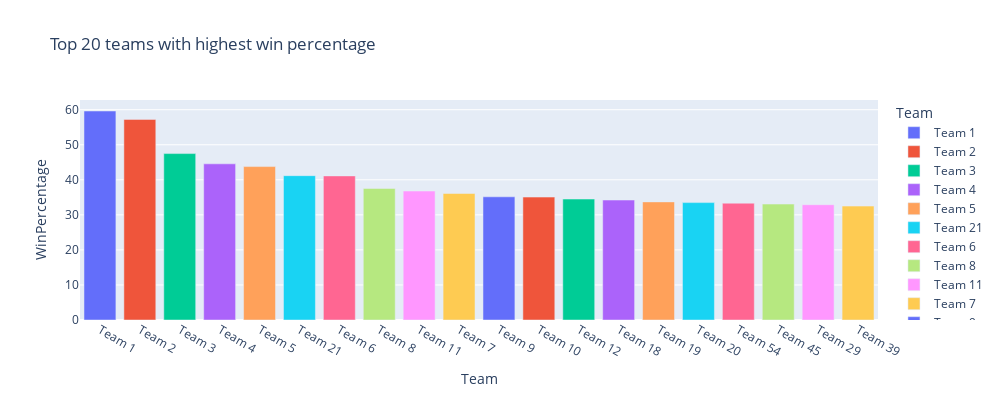

The notebook cell this image was saved under:
### Code cell
px.bar(x='Team',y = 'WinPercentage',data_frame = top20WP,color='Team',
       title='Top 20 teams with highest win percentage',height=400,width=1000)

### Figure 1 — Plotly figure (JSON) as saved in the notebook; plotly's stock layout.template omitted (floating-point values rounded to 4 significant figures)
{"data": [{"alignmentgroup": "True", "hovertemplate": "Team=%{x}<br>WinPercentage=%{y}<extra></extra>", "legendgroup": "Team 1", "marker": {"color": "#636efa"}, "name": "Team 1", "offsetgroup": "Team 1", "orientation": "v", "showlegend": true, "textposition": "auto", "type": "bar", "x": ["Team 1"], "xaxis": "x", "y": [59.63], "yaxis": "y"}, {"alignmentgroup": "True", "hovertemplate": "Team=%{x}<br>WinPercentage=%{y}<extra></extra>", "legendgroup": "Team 2", "marker": {"color": "#EF553B"}, "name": "Team 2", "offsetgroup": "Team 2", "orientation": "v", "showlegend": true, "textposition": "auto", "type": "bar", "x": ["Team 2"], "xaxis": "x", "y": [57.24], "yaxis": "y"}, {"alignmentgroup": "True", "hovertemplate": "Team=%{x}<br>WinPercentage=%{y}<extra></extra>", "legendgroup": "Team 3", "marker": {"color": "#00cc96"}, "name": "Team 3", "offsetgroup": "Team 3", "orientation": "v", "showlegend": true, "textposition": "auto", "type": "bar", "x": ["Team 3"], "xaxis": "x", "y": [47.48], "yaxis": "y"}, {"alignmentgroup": "True", "hovertemplate": "Team=%{x}<br>WinPercentage=%{y}<extra></extra>", "legendgroup": "Team 4", "marker": {"color": "#ab63fa"}, "name": "Team 4", "offsetgroup": "Team 4", "orientation": "v", "showlegend": true, "textposition": "auto", "type": "bar", "x": ["Team 4"], "xaxis": "x", "y": [44.56], "yaxis": "y"}, {"alignmentgroup": "True", "hovertemplate": "Team=%{x}<br>WinPercentage=%{y}<extra></extra>", "legendgroup": "Team 5", "marker": {"color": "#FFA15A"}, "name": "Team 5", "offsetgroup": "Team 5", "orientation": "v", "showlegend": true, "textposition": "auto", "type": "bar", "x": ["Team 5"], "xaxis": "x", "y": [43.77], "yaxis": "y"}, {"alignmentgroup": "True", "hovertemplate": "Team=%{x}<br>WinPercentage=%{y}<extra></extra>", "legendgroup": "Team 21", "marker": {"color": "#19d3f3"}, "name": "Team 21", "offsetgroup": "Team 21", "orientation": "v", "showlegend": true, "textposition": "auto", "type": "bar", "x": ["Team 21"], "xaxis": "x", "y": [41.18], "yaxis": "y"}, {"alignmentgroup": "True", "hovertemplate": "Team=%{x}<br>WinPercentage=%{y}<extra></extra>", "legendgroup": "Team 6", "marker": {"color": "#FF6692"}, "name": "Team 6", "offsetgroup": "Team 6", "orientation": "v", "showlegend": true, "textposition": "auto", "type": "bar", "x": ["Team 6"], "xaxis": "x", "y": [41.11], "yaxis": "y"}, {"alignmentgroup": "True", "hovertemplate": "Team=%{x}<br>WinPercentage=%{y}<extra></extra>", "legendgroup": "Team 8", "marker": {"color": "#B6E880"}, "name": "Team 8", "offsetgroup": "Team 8", "orientation": "v", "showlegend": true, "textposition": "auto", "type": "bar", "x": ["Team 8"], "xaxis": "x", "y": [37.53], "yaxis": "y"}, {"alignmentgroup": "True", "hovertemplate": "Team=%{x}<br>WinPercentage=%{y}<extra></extra>", "legendgroup": "Team 11", "marker": {"color": "#FF97FF"}, "name": "Team 11", "offsetgroup": "Team 11", "orientation": "v", "showlegend": true, "textposition": "auto", "type": "bar", "x": ["Team 11"], "xaxis": "x", "y": [36.8], "yaxis": "y"}, {"alignmentgroup": "True", "hovertemplate": "Team=%{x}<br>WinPercentage=%{y}<extra></extra>", "legendgroup": "Team 7", "marker": {"color": "#FECB52"}, "name": "Team 7", "offsetgroup": "Team 7", "orientation": "v", "showlegend": true, "textposition": "auto", "type": "bar", "x": ["Team 7"], "xaxis": "x", "y": [36.1], "yaxis": "y"}, {"alignmentgroup": "True", "hovertemplate": "Team=%{x}<br>WinPercentage=%{y}<extra></extra>", "legendgroup": "Team 9", "marker": {"color": "#636efa"}, "name": "Team 9", "offsetgroup": "Team 9", "orientation": "v", "showlegend": true, "textposition": "auto", "type": "bar", "x": ["Team 9"], "xaxis": "x", "y": [35.15], "yaxis": "y"}, {"alignmentgroup": "True", "hovertemplate": "Team=%{x}<br>WinPercentage=%{y}<extra></extra>", "legendgroup": "Team 10", "marker": {"color": "#EF553B"}, "name": "Team 10", "offsetgroup": "Team 10", "orientation": "v", "showlegend": true, "textposition": "auto", "type": "bar", "x": ["Team 10"], "xaxis": "x", "y": [35.07], "yaxis": "y"}, {"alignmentgroup": "True", "hovertemplate": "Team=%{x}<br>WinPercentage=%{y}<extra></extra>", "legendgroup": "Team 12", "marker": {"color": "#00cc96"}, "name": "Team 12", "offsetgroup": "Team 12", "orientation": "v", "showlegend": true, "textposition": "auto", "type": "bar", "x": ["Team 12"], "xaxis": "x", "y": [34.51], "yaxis": "y"}, {"alignmentgroup": "True", "hovertemplate": "Team=%{x}<br>WinPercentage=%{y}<extra></extra>", "legendgroup": "Team 18", "marker": {"color": "#ab63fa"}, "name": "Team 18", "offsetgroup": "Team 18", "orientation": "v", "showlegend": true, "textposition": "auto", "type": "bar", "x": ["Team 18"], "xaxis": "x", "y": [34.23], "yaxis": "y"}, {"alignmentgroup": "True", "hovertemplate": "Team=%{x}<br>WinPercentage=%{y}<extra></extra>", "legendgroup": "Team 19", "marker": {"color": "#FFA15A"}, "name": "Team 19", "offsetgroup": "Team 19", "orientation": "v", "showlegend": true, "textposition": "auto", "type": "bar", "x": ["Team 19"], "xaxis": "x", "y": [33.7], "yaxis": "y"}, {"alignmentgroup": "True", "hovertemplate": "Team=%{x}<br>WinPercentage=%{y}<extra></extra>", "legendgroup": "Team 20", "marker": {"color": "#19d3f3"}, "name": "Team 20", "offsetgroup": "Team 20", "orientation": "v", "showlegend": true, "textposition": "auto", "type": "bar", "x": ["Team 20"], "xaxis": "x", "y": [33.49], "yaxis": "y"}, {"alignmentgroup": "True", "hovertemplate": "Team=%{x}<br>WinPercentage=%{y}<extra></extra>", "legendgroup": "Team 54", "marker": {"color": "#FF6692"}, "name": "Team 54", "offsetgroup": "Team 54", "orientation": "v", "showlegend": true, "textposition": "auto", "type": "bar", "x": ["Team 54"], "xaxis": "x", "y": [33.33], "yaxis": "y"}, {"alignmentgroup": "True", "hovertemplate": "Team=%{x}<br>WinPercentage=%{y}<extra></extra>", "legendgroup": "Team 45", "marker": {"color": "#B6E880"}, "name": "Team 45", "offsetgroup": "Team 45", "orientation": "v", "showlegend": true, "textposition": "auto", "type": "bar", "x": ["Team 45"], "xaxis": "x", "y": [33.08], "yaxis": "y"}, {"alignmentgroup": "True", "hovertemplate": "Team=%{x}<br>WinPercentage=%{y}<extra></extra>", "legendgroup": "Team 29", "marker": {"color": "#FF97FF"}, "name": "Team 29", "offsetgroup": "Team 29", "orientation": "v", "showlegend": true, "textposition": "auto", "type": "bar", "x": ["Team 29"], "xaxis": "x", "y": [32.89], "yaxis": "y"}, {"alignmentgroup": "True", "hovertemplate": "Team=%{x}<br>WinPercentage=%{y}<extra></extra>", "legendgroup": "Team 39", "marker": {"color": "#FECB52"}, "name": "Team 39", "offsetgroup": "Team 39", "orientation": "v", "showlegend": true, "textposition": "auto", "type": "bar", "x": ["Team 39"], "xaxis": "x", "y": [32.5], "yaxis": "y"}], "layout": {"barmode": "relative", "height": 400, "legend": {"title": {"text": "Team"}, "tracegroupgap": 0}, "title": {"text": "Top 20 teams with highest win percentage"}, "width": 1000, "xaxis": {"anchor": "y", "categoryarray": ["Team 1", "Team 2", "Team 3", "Team 4", "Team 5", "Team 21", "Team 6", "Team 8", "Team 11", "Team 7", "Team 9", "Team 10", "Team 12", "Team 18", "Team 19", "Team 20", "Team 54", "Team 45", "Team 29", "Team 39"], "categoryorder": "array", "domain": [0, 1], "title": {"text": "Team"}}, "yaxis": {"anchor": "x", "domain": [0, 1], "title": {"text": "WinPercentage"}}}}
